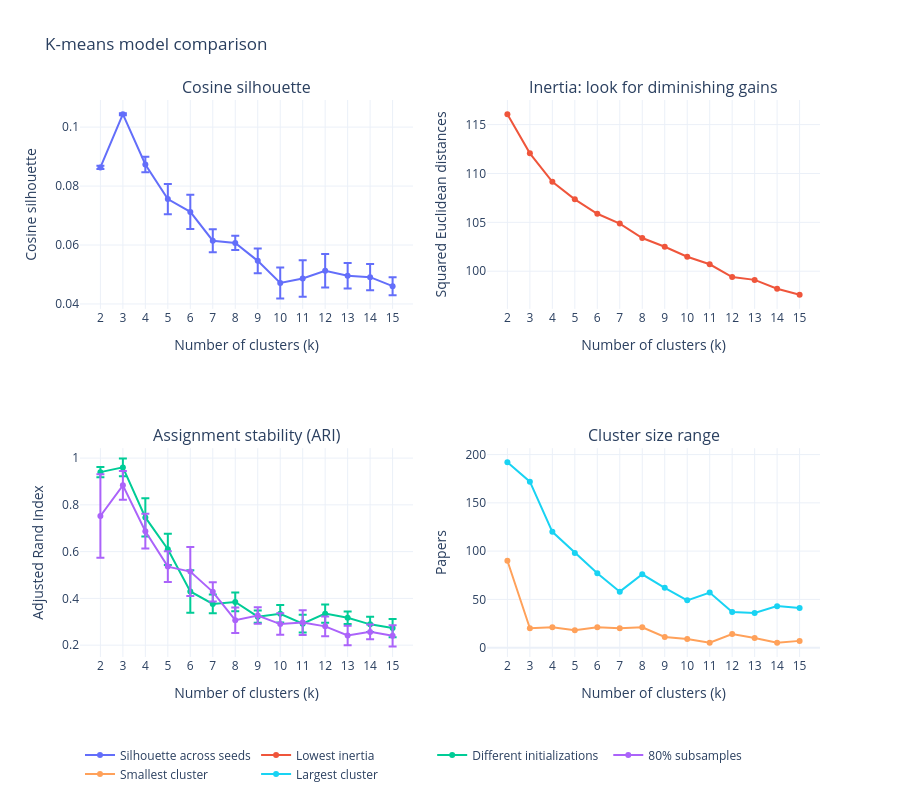

Source (notebook cell):
### Markdown cell above
## 4. Inspect separation, elbow and stability

Inertia always decreases as k grows; look for diminishing gains, not the minimum. Silhouette and stability may favour different resolutions. Error bars show descriptive variation across runs/pairs, not confidence intervals: the comparisons share data and are not independent. The size panel shows the smallest and largest cluster in each retained fit.

### Code cell
import plotly.graph_objects as go
from plotly.subplots import make_subplots

diagnostics_figure = make_subplots(rows=2, cols=2, subplot_titles=[
    "Cosine silhouette", "Inertia: look for diminishing gains",
    "Assignment stability (ARI)", "Cluster size range",
])
s = kmeans_summary
diagnostics_figure.add_trace(go.Scatter(x=s.k, y=s.silhouette_mean, mode="lines+markers",
    name="Silhouette across seeds", error_y={"type": "data", "array": s.silhouette_std}), row=1, col=1)
diagnostics_figure.add_trace(go.Scatter(x=s.k, y=s.inertia, mode="lines+markers", name="Lowest inertia"), row=1, col=2)
for prefix, label in [("seed", "Different initializations"), ("subsample", "80% subsamples")]:
    diagnostics_figure.add_trace(go.Scatter(x=s.k, y=s[f"{prefix}_ARI_mean"], mode="lines+markers",
        name=label, error_y={"type": "data", "array": s[f"{prefix}_ARI_std"]}), row=2, col=1)
for column, label in [("smallest_cluster", "Smallest cluster"), ("largest_cluster", "Largest cluster")]:
    diagnostics_figure.add_trace(go.Scatter(x=s.k, y=s[column], mode="lines+markers", name=label), row=2, col=2)
diagnostics_figure.update_xaxes(title_text="Number of clusters (k)", dtick=1)
diagnostics_figure.update_yaxes(title_text="Cosine silhouette", row=1, col=1)
diagnostics_figure.update_yaxes(title_text="Squared Euclidean distances", row=1, col=2)
diagnostics_figure.update_yaxes(title_text="Adjusted Rand Index", row=2, col=1)
diagnostics_figure.update_yaxes(title_text="Papers", row=2, col=2)
diagnostics_figure.update_layout(template="plotly_white", height=800, title="K-means model comparison",
    legend={"orientation": "h", "y": -0.15})
diagnostics_figure.show()

### Figure 1 — Plotly figure (JSON) as saved in the notebook; plotly's stock layout.template omitted (floating-point values rounded to 4 significant figures)
{"data": [{"error_y": {"array": [0.0005244, 0.0003383, 0.002609, 0.005131, 0.005842, 0.003896, 0.002429, 0.004184, 0.005232, 0.006191, 0.005713, 0.004292, 0.004461, 0.003055], "type": "data"}, "mode": "lines+markers", "name": "Silhouette across seeds", "type": "scatter", "x": [2, 3, 4, 5, 6, 7, 8, 9, 10, 11, 12, 13, 14, 15], "xaxis": "x", "y": [0.08634, 0.1044, 0.08734, 0.0756, 0.07124, 0.06146, 0.0607, 0.05463, 0.04711, 0.04866, 0.05128, 0.04957, 0.04911, 0.04604], "yaxis": "y"}, {"mode": "lines+markers", "name": "Lowest inertia", "type": "scatter", "x": [2, 3, 4, 5, 6, 7, 8, 9, 10, 11, 12, 13, 14, 15], "xaxis": "x2", "y": [116.1, 112.1, 109.1, 107.4, 105.9, 104.9, 103.4, 102.5, 101.5, 100.7, 99.4, 99.11, 98.21, 97.6], "yaxis": "y2"}, {"error_y": {"array": [0.0217, 0.03769, 0.08194, 0.06681, 0.09098, 0.0401, 0.04022, 0.02641, 0.03782, 0.03796, 0.03946, 0.02698, 0.03241, 0.03892], "type": "data"}, "mode": "lines+markers", "name": "Different initializations", "type": "scatter", "x": [2, 3, 4, 5, 6, 7, 8, 9, 10, 11, 12, 13, 14, 15], "xaxis": "x3", "y": [0.94, 0.9603, 0.7463, 0.6102, 0.4297, 0.3765, 0.3847, 0.322, 0.3343, 0.2918, 0.3349, 0.317, 0.289, 0.2733], "yaxis": "y3"}, {"error_y": {"array": [0.1785, 0.06161, 0.0742, 0.06561, 0.1048, 0.04132, 0.05452, 0.03504, 0.04605, 0.05252, 0.04237, 0.04187, 0.03189, 0.04576], "type": "data"}, "mode": "lines+markers", "name": "80% subsamples", "type": "scatter", "x": [2, 3, 4, 5, 6, 7, 8, 9, 10, 11, 12, 13, 14, 15], "xaxis": "x3", "y": [0.7524, 0.8836, 0.6874, 0.536, 0.5147, 0.4281, 0.307, 0.3266, 0.2901, 0.2965, 0.2804, 0.2414, 0.2568, 0.2398], "yaxis": "y3"}, {"mode": "lines+markers", "name": "Smallest cluster", "type": "scatter", "x": [2, 3, 4, 5, 6, 7, 8, 9, 10, 11, 12, 13, 14, 15], "xaxis": "x4", "y": [90, 20, 21, 18, 21, 20, 21, 11, 9, 5, 14, 10, 5, 7], "yaxis": "y4"}, {"mode": "lines+markers", "name": "Largest cluster", "type": "scatter", "x": [2, 3, 4, 5, 6, 7, 8, 9, 10, 11, 12, 13, 14, 15], "xaxis": "x4", "y": [192, 172, 120, 98, 77, 58, 76, 62, 49, 57, 37, 36, 43, 41], "yaxis": "y4"}], "layout": {"annotations": [{"font": {"size": 16}, "showarrow": false, "text": "Cosine silhouette", "x": 0.225, "xanchor": "center", "xref": "paper", "y": 1, "yanchor": "bottom", "yref": "paper"}, {"font": {"size": 16}, "showarrow": false, "text": "Inertia: look for diminishing gains", "x": 0.775, "xanchor": "center", "xref": "paper", "y": 1, "yanchor": "bottom", "yref": "paper"}, {"font": {"size": 16}, "showarrow": false, "text": "Assignment stability (ARI)", "x": 0.225, "xanchor": "center", "xref": "paper", "y": 0.375, "yanchor": "bottom", "yref": "paper"}, {"font": {"size": 16}, "showarrow": false, "text": "Cluster size range", "x": 0.775, "xanchor": "center", "xref": "paper", "y": 0.375, "yanchor": "bottom", "yref": "paper"}], "height": 800, "legend": {"orientation": "h", "y": -0.15}, "title": {"text": "K-means model comparison"}, "xaxis": {"anchor": "y", "domain": [0, 0.45], "dtick": 1, "title": {"text": "Number of clusters (k)"}}, "xaxis2": {"anchor": "y2", "domain": [0.55, 1], "dtick": 1, "title": {"text": "Number of clusters (k)"}}, "xaxis3": {"anchor": "y3", "domain": [0, 0.45], "dtick": 1, "title": {"text": "Number of clusters (k)"}}, "xaxis4": {"anchor": "y4", "domain": [0.55, 1], "dtick": 1, "title": {"text": "Number of clusters (k)"}}, "yaxis": {"anchor": "x", "domain": [0.625, 1], "title": {"text": "Cosine silhouette"}}, "yaxis2": {"anchor": "x2", "domain": [0.625, 1], "title": {"text": "Squared Euclidean distances"}}, "yaxis3": {"anchor": "x3", "domain": [0, 0.375], "title": {"text": "Adjusted Rand Index"}}, "yaxis4": {"anchor": "x4", "domain": [0, 0.375], "title": {"text": "Papers"}}}}
